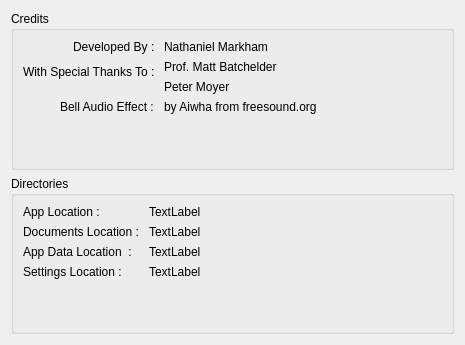
<?xml version="1.0" encoding="UTF-8"?>
<ui version="4.0">
 <class>Form</class>
 <widget class="QWidget" name="Form">
  <property name="geometry">
   <rect>
    <x>0</x>
    <y>0</y>
    <width>465</width>
    <height>345</height>
   </rect>
  </property>
  <property name="windowTitle">
   <string>Form</string>
  </property>
  <layout class="QVBoxLayout" name="verticalLayout">
   <item>
    <widget class="QGroupBox" name="creditsGroupBox">
     <property name="title">
      <string>Credits</string>
     </property>
     <layout class="QVBoxLayout" name="verticalLayout_3">
      <item>
       <layout class="QFormLayout" name="creditsFormLayout">
        <property name="labelAlignment">
         <set>Qt::AlignRight|Qt::AlignTop|Qt::AlignTrailing</set>
        </property>
        <item row="0" column="0">
         <widget class="QLabel" name="label_9">
          <property name="text">
           <string>Developed By : </string>
          </property>
         </widget>
        </item>
        <item row="0" column="1">
         <widget class="QLabel" name="label_10">
          <property name="text">
           <string>Nathaniel Markham</string>
          </property>
         </widget>
        </item>
        <item row="1" column="0">
         <widget class="QLabel" name="label_11">
          <property name="text">
           <string>With Special Thanks To : </string>
          </property>
         </widget>
        </item>
        <item row="1" column="1">
         <layout class="QVBoxLayout" name="verticalLayout_4">
          <item>
           <widget class="QLabel" name="label_8">
            <property name="text">
             <string>Prof. Matt Batchelder</string>
            </property>
           </widget>
          </item>
          <item>
           <widget class="QLabel" name="label_12">
            <property name="text">
             <string>Peter Moyer</string>
            </property>
           </widget>
          </item>
         </layout>
        </item>
        <item row="2" column="0">
         <widget class="QLabel" name="label_3">
          <property name="text">
           <string>Bell Audio Effect : </string>
          </property>
         </widget>
        </item>
        <item row="2" column="1">
         <widget class="QLabel" name="label_4">
          <property name="text">
           <string>by Aiwha from freesound.org</string>
          </property>
         </widget>
        </item>
       </layout>
      </item>
     </layout>
    </widget>
   </item>
   <item>
    <widget class="QGroupBox" name="directoriesGroupBox">
     <property name="title">
      <string>Directories</string>
     </property>
     <layout class="QVBoxLayout" name="verticalLayout_2">
      <item>
       <layout class="QFormLayout" name="directoriesFormLayout">
        <item row="1" column="0">
         <widget class="QLabel" name="label_7">
          <property name="text">
           <string>Documents Location : </string>
          </property>
         </widget>
        </item>
        <item row="0" column="0">
         <widget class="QLabel" name="label">
          <property name="text">
           <string>App Location : </string>
          </property>
         </widget>
        </item>
        <item row="0" column="1">
         <widget class="QLabel" name="appLocLabel">
          <property name="text">
           <string>TextLabel</string>
          </property>
         </widget>
        </item>
        <item row="1" column="1">
         <widget class="QLabel" name="docLocLabel">
          <property name="text">
           <string>TextLabel</string>
          </property>
         </widget>
        </item>
        <item row="2" column="0">
         <widget class="QLabel" name="label_2">
          <property name="text">
           <string>App Data Location  : </string>
          </property>
         </widget>
        </item>
        <item row="2" column="1">
         <widget class="QLabel" name="appDataLocLabel">
          <property name="text">
           <string>TextLabel</string>
          </property>
         </widget>
        </item>
        <item row="3" column="0">
         <widget class="QLabel" name="label_5">
          <property name="text">
           <string>Settings Location : </string>
          </property>
         </widget>
        </item>
        <item row="3" column="1">
         <widget class="QLabel" name="settingsLocLabel">
          <property name="text">
           <string>TextLabel</string>
          </property>
         </widget>
        </item>
       </layout>
      </item>
     </layout>
    </widget>
   </item>
  </layout>
 </widget>
 <resources/>
 <connections/>
</ui>
